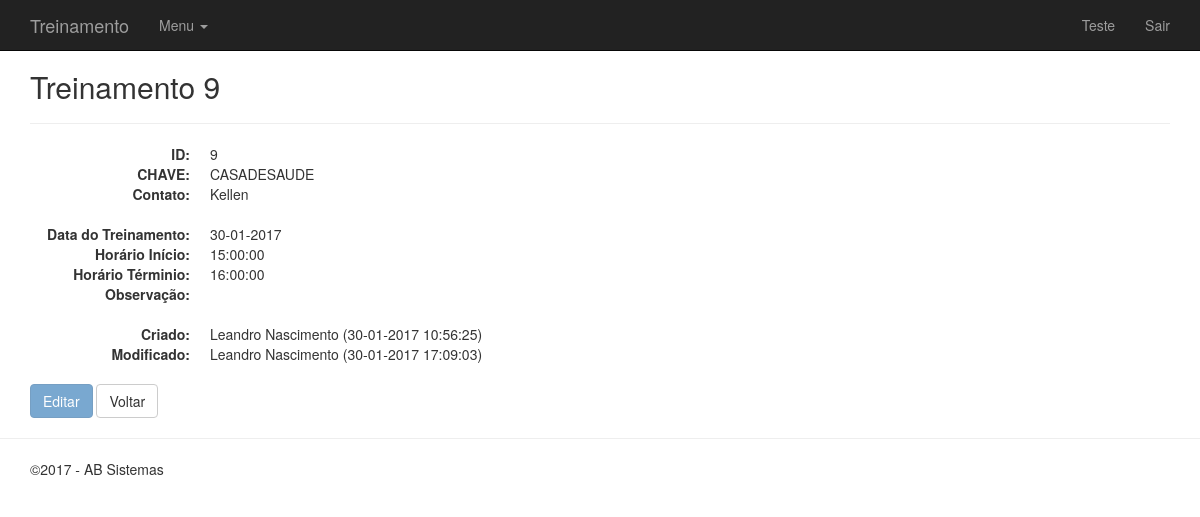
Screenshot of /treinamentos/view.php?id=9 (signed in) with the database file from the repository.
### tables this page shows
CREATE TABLE `treinamentos` (
  `id` int(11) NOT NULL,
  `id_usuario` int(11) NOT NULL,
  `observacao` text,
  `chave` varchar(20) NOT NULL,
  `contato` varchar(50) DEFAULT NULL,
  `ordem` int(1) NOT NULL,
  `data_inclusao` datetime NOT NULL,
  `data_modificado` datetime DEFAULT NULL,
  `data_inicio` date DEFAULT NULL,
  `tempo_inicio` time NOT NULL,
  `tempo_fim` time NOT NULL,
  `criado_por` varchar(50) NOT NULL,
  `modificado_por` varchar(50) DEFAULT NULL,
  `concluido` char(1) NOT NULL DEFAULT 'n'
);

CREATE TABLE `usuarios` (
  `id` int(11) NOT NULL,
  `nome` varchar(50) NOT NULL,
  `usuario` varchar(50) NOT NULL,
  `senha` varchar(32) NOT NULL,
  `nivel` int(1) NOT NULL DEFAULT '1'
);

### inc/database.php (called while the page is built, shortened)
<?php
function open_database() {
        try {
		$conn = new mysqli(DB_HOST, DB_USER, DB_PASSWORD, DB_NAME);
		return $conn;
	} catch (Exception $e) {
		echo $e->getMessage();
		return null;
	}
}
function my_query($sql){
    $database = open_database();
    $result = $database->query($sql);
        return $result;
}
function find( $table = null, $id = null ) {
	$database = open_database();
	$found = null;
	try {
	  if ($id) {
	    $sql = "SELECT * FROM " . $table . " WHERE id = " . $id;
	    $result = $database->query($sql);
	    if ($result->num_rows > 0) {
	      $found = $result->fetch_assoc();
	    }
	  }
	} catch (Exception $e) {
	  $_SESSION['message'] = $e->GetMessage();
	  $_SESSION['type'] = 'danger';
  }
	return $found;
}

### treinamentos/functions.php (called while the page is built, shortened)
<?php
function view($id = null) {
  $treinamento = find('treinamentos', $id);
  $treinamento['data_inclusao'] = formatarData($treinamento['data_inclusao'] , 'completa');
  $treinamento['data_modificado'] = formatarData($treinamento['data_modificado'] ,'completa');
}
function formatarData($data, $tipo = null){
  $format = new DateTime($data);
  if(!$tipo):
      return $format->format("d-m-Y");
  elseif($tipo == 'completa'):
      return $format->format("d-m-Y H:i:s");
  else:
      return $format->format("d-m-Y");
  endif;
}

### treinamentos/view.php (the view, shortened to what this page needs)
<?php
        require_once('functions.php');
	view($_GET['id']);
        $sql_c = "SELECT nome FROM usuarios WHERE id = {$treinamento['criado_por']} ";
        $usuario_c = mysqli_fetch_assoc(my_query($sql_c));
?>
<h2>Treinamento <?php echo $treinamento['id']; ?></h2>
<hr>
<dl class="dl-horizontal">
	<dt>ID:</dt>
	<dd><?php echo $treinamento['id']; ?></dd>
	<dt>CHAVE:</dt>
	<dd><?php echo $treinamento['chave']; ?></dd>
	<dt>Contato:</dt>
	<dd><?php echo $treinamento['contato']; ?></dd>
</dl>
<dl class="dl-horizontal">
	<dt>Data do Treinamento:</dt>
        <dd><?php echo formatarData($treinamento['data_inicio']); ?></dd>
	<dt>Horário Início:</dt>
	<dd><?php echo $treinamento['tempo_inicio']; ?></dd>
	<dt>Horário Términio:</dt>
	<dd><?php echo $treinamento['tempo_fim']; ?></dd>
        <dt>Observação:</dt>
	<dd><?php echo $treinamento['observacao']; ?></dd>
</dl>
<dl class="dl-horizontal">
	<dt>Criado:</dt>
	<dd><?php echo $usuario_c['nome'].'    ('.$treinamento['data_inclusao'].')'; ?></dd>
	<?php if($treinamento['modificado_por']):
            $sql_m = "SELECT nome FROM usuarios WHERE id = {$treinamento['modificado_por']}";
            $usuario_m = mysqli_fetch_assoc(my_query($sql_m));
            ?>
            <dt>Modificado:</dt>
            <dd><?php echo $usuario_m['nome'].'   ('.$treinamento['data_modificado'].')'; ?></dd>
	<?php endif;?>
</dl>
<div id="actions" class="row">
	<div class="col-md-12">
          <?php  include 'view/btn_editar.php' ?>
	  <a href="index.php" class="btn btn-default">Voltar</a>
	</div>
</div>

### inc/header.php (style rules this page uses)
body { padding-top: 50px; padding-bottom: 20px; }

### rows the page displays
treinamentos: id "9", chave "CASADESAUDE", contato "Kellen", data_inicio "30-01-2017", tempo_inicio "15:00:00", tempo_fim "16:00:00"
usuarios: nome "Leandro Nascimento"

### other values shown
$_SESSION['nome'] "Teste"
$treinamento['data_inclusao'] "30-01-2017 10:56:25"
$treinamento['data_modificado'] "30-01-2017 17:09:03"
